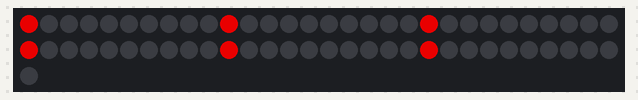
Bench run of a sketch on a simulated Arduino Uno, built with avr-gcc and run on an emulated ATmega328P. On the bench: 61 RGB LEDs in strip order, left to right, continuing on the next row. Dim RGB values are drawn brighter than linear; random numbers use the default seed unless the sketch sets one.

Above: at 0.1 s.
At 4.56 s:
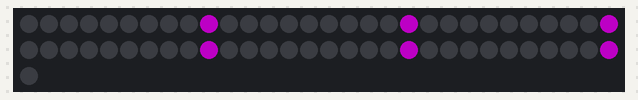
At 8.73 s:
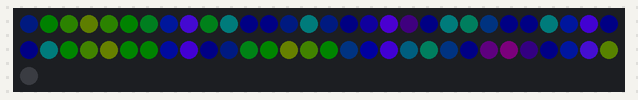
At 17.28 s:
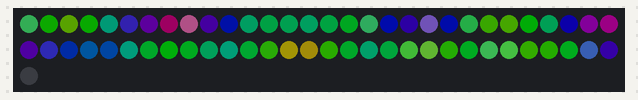
At 25.84 s:
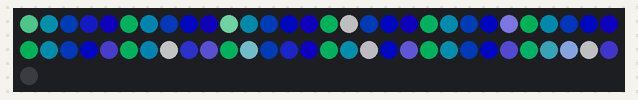
At 34.45 s:
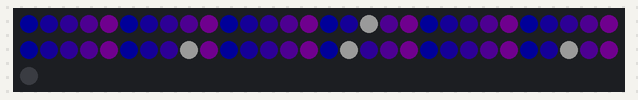

The sketch:

LED_infinity_cube.ino
```cpp
#include <FastLED.h>

#define LED_PIN               3
#define LEDS_PER_SEGMENT      5
#define SEGMENTS              12
#define BRIGHTNESS            200
#define NUM_LEDS              LEDS_PER_SEGMENT * SEGMENTS
#define NUM_LEDS_WITH_SAFETY  NUM_LEDS + 1

CRGB source1[NUM_LEDS_WITH_SAFETY];
CRGB source2[NUM_LEDS_WITH_SAFETY];
CRGB output[NUM_LEDS_WITH_SAFETY];

uint8_t blendAmount = 0;
uint8_t patternCounter = 0;
uint8_t source1Pattern = 0;
uint8_t source2Pattern = 1;
bool useSource1 = false;

void setup() {
  FastLED.addLeds<WS2812B, LED_PIN, GRB>(output, NUM_LEDS_WITH_SAFETY);
  FastLED.setBrightness(BRIGHTNESS);
  Serial.begin(57600);
}

void loop() {
  EVERY_N_MILLISECONDS(10) {
    blend(source1, source2, output, NUM_LEDS, blendAmount);   // Blend between the two sources

    if (useSource1) {
      if (blendAmount < 255) blendAmount++;                   // Blend 'up' to source 2
    } else {
      if (blendAmount > 0) blendAmount--;                     // Blend 'down' to source 1
    }
  }

  EVERY_N_SECONDS(8) {
    nextPattern();
  }

  runPattern(source1Pattern, source1);                  // Run both patterns simultaneously
  runPattern(source2Pattern, source2);

  FastLED.show();
}

void nextPattern() {
  patternCounter = (patternCounter + 1) % 5;

  if (useSource1) source1Pattern = patternCounter;
  else source2Pattern = patternCounter;

  useSource1 = !useSource1;
}

void runPattern(uint8_t pattern, CRGB *LEDarray) {
  switch (pattern) {
    case 0:
      rainbowComet(LEDarray);
      break;
    case 1:
      prettyNoise(LEDarray);
      break;
    case 2:
      randomStar(LEDarray);
      break;
    case 3:
      fillRainbow(LEDarray);
      break;
    case 4:
      pixels(LEDarray);
      break;
  }
}

uint8_t xyz(uint8_t x, uint8_t y, uint8_t z) {

  /* The coordinates of the edges run from 0 - 15. Each edge only has 14 'real' pixels,
   * so there are only LEDs from 1 - 14. The vertices (corners) are missing.
   * If one of these vertices is requested, return a safe pixel that is not displayed.
   * We do the same for coordinates that are inside the cube i.e. not on an edge.
   */

  uint8_t lps = LEDS_PER_SEGMENT;
  uint8_t safePx = NUM_LEDS;

  if ((x == 0 || x == lps + 1) && (y == 0 || y == lps + 1) && (z == 0 || z == lps + 1)) return safePx;

  // z-direction edges
  if (x == 0        && y == 0)        return (8 * lps)  - z;      // Seg 7
  if (x == 0        && y == lps + 1)  return (12 * lps) - z;      // Seg 11
  if (x == lps + 1  && y == 0)        return (3 * lps)  + z - 1;  // Seg 3
  if (x == lps + 1  && y == lps + 1)  return (9 * lps)  + z - 1;  // Seg 9

  // y-direction edges
  if (x == 0        && z == 0)        return y - 1;               // Seg 0
  if (x == 0        && z == lps + 1)  return (7 * lps)  - y;      // Seg 6
  if (x == lps + 1  && z == 0)        return (3 * lps)  - y;      // Seg 2
  if (x == lps + 1  && z == lps + 1)  return (4 * lps)  + y - 1;  // Seg 4

  // x-direction edges
  if (y == 0        && z == 0)        return (8 * lps)  + x - 1;  // Seg 8
  if (y == 0        && z == lps + 1)  return (11 * lps) - x;      // Seg 10
  if (y == lps + 1  && z == 0)        return lps        + x - 1;  // Seg 1
  if (y == lps + 1  && z == lps + 1)  return (6 * lps)  - x;      // Seg 5

  // If none of the above, we have an invalid coordinate
  return safePx;
}

//------------ Patterns below ------------//

void pixels(CRGB *LEDarray) {
  static uint8_t pos = 0;
  static uint8_t a = 0;
  static uint8_t b = 0;

  // Fill all pixels and blend them together
  for (int c = 0; c <= LEDS_PER_SEGMENT + 1; c++) {
    LEDarray[xyz(a,b,c)] = blend(LEDarray[xyz(a,b,c)], CRGB::Orange, 128);
    LEDarray[xyz(a,c,b)] = blend(LEDarray[xyz(a,c,b)], CRGB::Magenta, 128);
    LEDarray[xyz(c,a,b)] = blend(LEDarray[xyz(c,a,b)], CRGB::Blue, 128);
  }

  EVERY_N_MILLISECONDS(33) {
    // Coordinates moving around a square
    if(pos < 15) a++;
    else if (pos <= (LEDS_PER_SEGMENT * 2) + 1) b++;
    else if (pos <= (LEDS_PER_SEGMENT * 3) + 2) a--;
    else b--;

    // Start again one we reach the end of the square
    pos = (pos + 1) % ((LEDS_PER_SEGMENT + 1) * 4);
  }

  fadeToBlackBy(LEDarray, NUM_LEDS, 10);

}

void fillRainbow(CRGB *LEDarray) {
  static uint8_t pos = 0;

  uint8_t noise = inoise8(millis()/5);
  fill_rainbow(LEDarray, LEDS_PER_SEGMENT, noise, 10);

  // Copy to other segments
  for (int i = 0; i < SEGMENTS; i++) {
    memmove8(&LEDarray[LEDS_PER_SEGMENT * i], &LEDarray[0], LEDS_PER_SEGMENT * sizeof(CRGB));
  }

  // White dots moving up and down vertical pillars
  LEDarray[xyz(0, 0, LEDS_PER_SEGMENT - pos)] = CRGB::White;
  LEDarray[xyz(0, LEDS_PER_SEGMENT + 1, pos)] = CRGB::White;
  LEDarray[xyz(LEDS_PER_SEGMENT + 1, LEDS_PER_SEGMENT + 1, LEDS_PER_SEGMENT - pos)] = CRGB::White;
  LEDarray[xyz(LEDS_PER_SEGMENT + 1, 0, pos)] = CRGB::White;

  EVERY_N_MILLISECONDS(20) {
    pos = (pos + 1) % LEDS_PER_SEGMENT;
  }
}

void rainbowComet(CRGB *LEDarray) {
  static uint8_t easeOutVal = 0;
  static uint8_t easeInVal  = 0;

  // Make pattern appear over two segments
  uint8_t ledsPerSegment = LEDS_PER_SEGMENT * 2;
  uint8_t segments = SEGMENTS / 2;

  easeOutVal = ease8InOutQuad(easeInVal);
  easeInVal++;

  uint8_t pos = lerp8by8(0, ledsPerSegment, easeOutVal);
  uint8_t hue =  map(pos, 0, ledsPerSegment, 0, 230);

  LEDarray[pos] = CHSV(hue, 255, 255);
  fadeToBlackBy(LEDarray, ledsPerSegment, 20);

  // Copy to other segments
  for (int i = 0; i < segments; i++) {
    memmove8(&LEDarray[ledsPerSegment * i], &LEDarray[0], ledsPerSegment * sizeof(CRGB));
  }
}

void randomStar(CRGB *LEDarray) {
  EVERY_N_MILLISECONDS(75) {
    LEDarray[random16(0, NUM_LEDS)] = CRGB::LightGrey;
  }


  for (int i = 0; i < NUM_LEDS; i++) {

    // Brightness
    uint8_t bNoise = inoise8(i * 100, millis());
    bNoise = constrain(bNoise, 50, 200);
    bNoise = map(bNoise, 50, 200, 20, 80);

    // Hue
    uint8_t hNoise = inoise8(i * 20, millis() / 5);
    hNoise = constrain(hNoise, 50, 200);
    hNoise = map(hNoise, 50, 200, 160, 192);

    if (LEDarray[i].g == 0) {
      LEDarray[i] = CHSV(hNoise, 255, bNoise);
    }
  }

  fadeToBlackBy(LEDarray, NUM_LEDS, 5);
}


void prettyNoise(CRGB *LEDarray) {
  fill_noise16 (LEDarray, NUM_LEDS, 1, 0, 100, 1, 1, 50, millis() / 3, 5);
}
```
